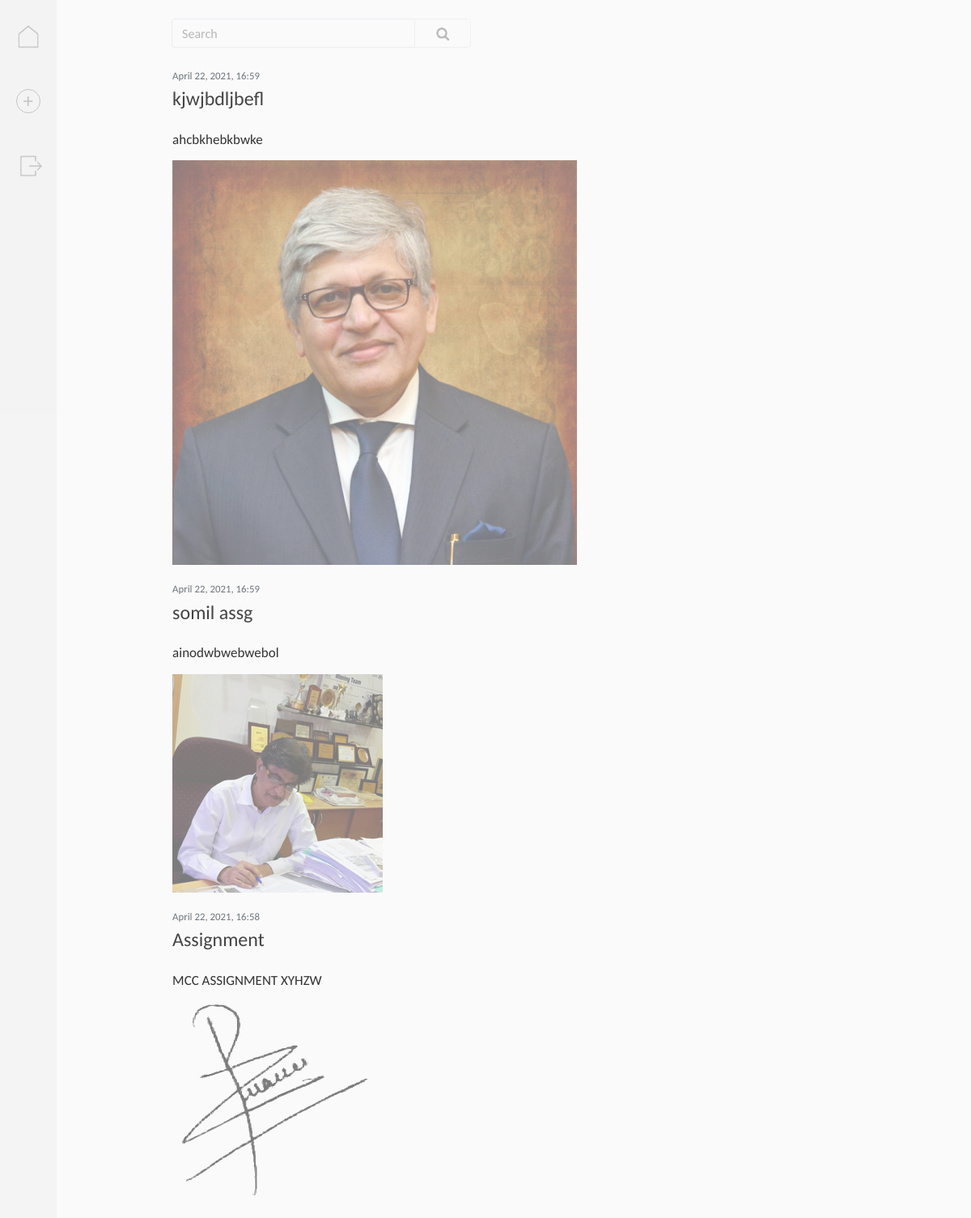
Screenshot of / (signed in) with the database file from the repository.
### blog/models.py (models this page shows, shortened)
class Post(models.Model):
    title = models.CharField(max_length=100)
    content = models.TextField()
    date_posted = models.DateTimeField(default=timezone.now) # recording the timestamp when a new entry is created
    author = models.ForeignKey(User, on_delete=models.CASCADE) # ForeignKey defines a "many-to-one relationship"
    image = models.ImageField(default='',upload_to='images',blank=True,null=True)
    audio = models.FileField(default='',upload_to='audio',blank=True,null=True)

### blog/views.py (the view)
# urls.py: path('', PostListView.as_view(), name='blog-home'),
class PostListView(LoginRequiredMixin, ListView):
    model = Post
    template_name = 'blog/home.html'
    context_object_name = 'posts' # the name of a context variable with the queryset results
    ordering = ['-date_posted']
    paginate_by = 20
    def get_queryset(self):
        search_query = self.request.GET.get('search', '')
        queryset = Post.objects.filter(Q(content__lower__contains=search_query)).order_by('-date_posted')
        return queryset

### blog/templates/blog/home.html (shortened to what this page needs)
{% extends "blog/base.html" %}
{% load static %}
{% block content %}
{% if posts or request.GET.search %}
<div id="inputHomepage">
  <form action="" method="get">
    <input type="text" id="searchFieldHomepage" name="search" placeholder="Search" value="{{ request.GET.search }}">
    <button type="submit" value="Search" id="searchButtonHomepage">
      <div>
        <img src="{% static 'blog/img/search.png' %}">
      </div>
    </button>
  </form>
</div>
{% endif %}
<div class="col-12 main_content">
  {% if posts %}
    {% for post in posts %}
      <article>
        <div>
          <div class="article-datetime">
            <p>{{ post.date_posted|date:"F j, Y, H:i" }}</p>
          </div>
          <div class="article-headline">
            <a class="article-title" href="{% url 'post-detail' post.id %}">
              {% if post.title %}{{post.title}}{% else %}{{ post.date_posted|date:"F j, Y, H:i" }}{% endif %}
            </a>
          </div>
          <p class="article-content">{{ post.content }}</p>
          {% if post.image %}<img src="{{ post.image.url}}" class="imageMain">{% endif %}
        </div>
      </article>
    {% endfor %}
  {% else %}
    {% if request.GET.search %}
      <p class="no_posts">No posts were found</p>
    {% else %}
      <p class="no_posts" style="margin-top:-40px;">No posts yet</p>
    {% endif %}
  {% endif %}
</div>
{% endblock content %}

### blog/templates/blog/base.html (shortened to what this page needs)
{% load static %}
<!DOCTYPE html>
<html>
<head>
<link rel="stylesheet" href="{% static 'blog/css/bootstrap-datetimepicker.min.css' %}">
<link rel="stylesheet" href="{% static 'blog/css/modified-bootstrap.min.css' %}">
<link rel="stylesheet" type="text/css" href="{% static 'blog/css/main.css' %}">
</head>
<body>
{% if user.is_authenticated and 'register' not in request.path and 'login' not in request.path %}
  <div style="background-color:#ebebeb;" class="vertical_nav">
    <a href="{% url 'blog-home' %}">
      <img src="{% static 'blog/img/home.png' %}" style="top:30px;margin-left:20px;">
    </a>
    <a href="{% url 'post-create' %}">
      <button class="nav_button" style="top:110px;margin-left:20px;height:30px;padding:0px;">
        <span>+</span>
      </button>
    </a>
    <a href="{% url 'logout' %}">
      <img src="{% static 'blog/img/logout.png' %}" style="top:190px;margin-left:22.5px;">
    </a>
  </div>
{% endif %}
<div class="container">
  <div {% if 'login' in request.path or 'logout' in request.path or 'register' in request.path %} class="row justify-content-center" {% else %} class="row justify-content-start" {% endif %}>
    {% block content %}
    {% endblock %}
  </div>
</div>
</body>
</html>

### blog/static/blog/css/main.css (style rules this page uses)
body { background:#fafafa; color:#333333; margin-top:3rem; font-family:Calibri, Carlito, sans-serif; line-height:1.5; }
p { margin-top:0; margin-bottom:1rem; }
a, a:hover { text-decoration:none; }
.vertical_nav { position:fixed; width:70px; height:100%; top:0%; left:0%; opacity:0.4; -webkit-transition-duration: 0.3s; transition-duration: 0.3s; }
.vertical_nav p, .vertical_nav img, .vertical_nav button { position:absolute; width:30px; opacity:0.5; }
.nav_button { border:1.5px solid black; border-radius:50%; color:#6c757d; background-color:transparent; cursor:pointer; }
.nav_button span { position:absolute; margin-top:-17.0px; margin-left:-6.4px; color:black; font-size:25px; font-family:Carlito; }
.main_content { padding:0px; margin-left:27.5px; min-height:600px; padding-top:25px; }
article { border:0px; padding:0px; background:transparent; margin-bottom:20px; display:flex; }
article > div { flex:1; }
.article-datetime { padding-bottom:1px; margin-bottom:4px; }
.article-datetime p { font-size:80%; font-weight:400; color:#6c757d !important; margin-bottom:0px; }
.article-headline { color:#444444; margin-bottom:0.5rem; line-height:1.2; margin-top:0px; }
.article-title { color:#444444; font-size:24px; font-weight:300; margin-top:0px; }
.article-content { margin-top:25px; font-size:17px; line-height:1.2; white-space:pre-line; margin-bottom:1rem; }
input, textarea { display:block; width:100%; padding:0.375rem 0.75rem; font-size:1rem; font-family:Calibri, Carlito, sans-serif; line-height:1.5; background-color:#fff; background-clip:padding-box; border:1px solid #ced4da; border-radius:0.25rem; }
.imageMain { max-width:500px; max-height:500px; opacity:0.5; vertical-align:middle; border-style:none; -webkit-transition: all 0.3s; -moz-transition: all 0.3s; transition: all 0.3s; }
#inputHomepage { position:relative; width:370px; margin-top:-25px; opacity:0.5; margin-left:-1px; -webkit-transition: all 0.3s; -moz-transition: all 0.3s; transition: all 0.3s; }
#inputHomepage form { width:100%; margin-left:27.5px; }
#searchFieldHomepage { width:300px; float:left; border-radius:0.25rem 0rem 0rem 0.25rem; height:36px; background-color:transparent; border:1px solid #dee2e6 !important; border-right:0px !important; color:#495057 !important; line-height:1.5; padding:0.375rem 0.75rem; }
#searchButtonHomepage { width:70px; border:1px solid #ced4da; border-radius:0rem 0.25rem 0.25rem 0rem; background-color:transparent; height:36px; opacity:0.5; cursor:pointer; margin-left:-1px; display:flex; }
#searchButtonHomepage div { border:none; margin:auto; background-color:transparent; color:#495057; text-align:center; display:flex; padding:0.375rem 0.75rem; }
#searchButtonHomepage img { width:30px; }

### rows the page displays
Post: date_posted "April 22, 2021, 16:59", title "kjwjbdljbefl", content "ahcbkhebkbwke", image (picture)
Post: date_posted "April 22, 2021, 16:59", title "somil assg", content "ainodwbwebwebol", image (picture)
Post: date_posted "April 22, 2021, 16:58", title "Assignment", content "MCC ASSIGNMENT XYHZW", image (picture)
